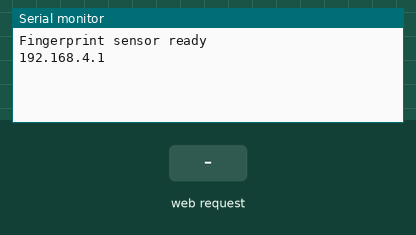
Simulated run of this sketch. Board: ESP32. On the bench: the last lines printed to the serial monitor. Inputs (shaded band) come from the test bench. WiFi joins after 1.5 s; servers stay silent unless stated; uploads are accepted with an empty reply.

Above: at 2.2 s.
2.3 s: HTTP request GET /send received
At 2.7 s:
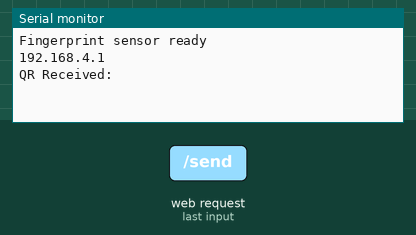
3.8 s: HTTP request GET /verify received
At 5.0 s:
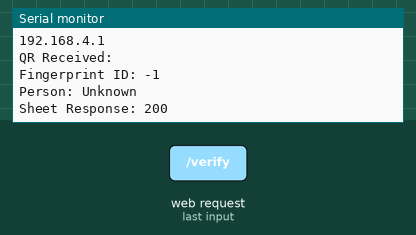

Measured:
- after the input at 2.3 s, the serial monitor: prints a new line at once (image 1)
- after the input at 3.8 s, the serial monitor: prints a new line after 0.06 s (image 2)

The sketch:

FP_PersonIdentification.ino
```cpp
#include <WiFi.h>
#include <WebServer.h>
#include <Adafruit_Fingerprint.h>
#include <HardwareSerial.h>
#include <HTTPClient.h>

// 🔷 WiFi credentials
const char* ssid = "ESP32_QR_SYSTEM";
const char* password = "12345678";

// Google Script URL
String scriptURL = "https://script.google.com/macros/s/AKfycbzY2jVLlR8Apm6hnHyC1VMxfvSn9kASynQOK2_QQXJyGLJKTth-q4RUa_mbJZqp01iT/exec";

WebServer server(80);

// 🔷 Fingerprint setup
HardwareSerial mySerial(2);
Adafruit_Fingerprint finger = Adafruit_Fingerprint(&mySerial);

// 🔷 Store QR ID
int qrID = -1;

// 🔷 Homepage
void handleRoot() {
  String page = R"rawliteral(
<!DOCTYPE html>
<html>
<head>
<meta name="viewport" content="width=device-width, initial-scale=1.0">

<style>
body {
  margin: 0;
  font-family: Arial, sans-serif;
  background: #000;
  height: 100vh;
  display: flex;
  justify-content: center;
  align-items: center;
}

.card {
  background: rgba(255, 255, 255, 0.08);
  backdrop-filter: blur(12px);
  -webkit-backdrop-filter: blur(12px);
  padding: 22px;
  border-radius: 16px;
  width: 300px;
  text-align: center;
  box-shadow: 0 0 25px rgba(99,102,241,0.25),
              0 10px 30px rgba(0,0,0,0.6);
  border: 1px solid rgba(255,255,255,0.2);
  color: white;
}

h2 {
  color: #fff;
}

p {
  color: rgba(255,255,255,0.85);
  font-size: 14px;
}

.status {
  background: rgba(255,255,255,0.1);
  padding: 10px;
  border-radius: 10px;
  margin: 15px 0;
  color: #fff;
  font-weight: 500;
}

button {
  width: 100%;
  padding: 12px;
  background: rgba(99,102,241,0.7);
  color: white;
  border: 1px solid rgba(255,255,255,0.2);
  border-radius: 12px;
  font-size: 16px;
  backdrop-filter: blur(5px);
  transition: 0.3s;
}

button:hover {
  background: rgba(99,102,241,1);
  transform: scale(1.05);
}

#result {
  margin-top: 15px;
  font-weight: 500;
  color: #fff;
}
</style>
</head>

<body>

<div class="card">
  <h2>Identity System</h2>
  <p>Scan QR Then Verify</p>

  <div class="status">
    QR ID: )rawliteral" + String(qrID == -1 ? "Not Scanned" : String(qrID)) + R"rawliteral(
  </div>

  <button onclick="verify()">Verify Fingerprint</button>

  <p id="result"></p>
</div>

<script>
function verify(){
  document.getElementById("result").innerHTML = "⏳ Scanning...";

  fetch('/verify')
  .then(res => res.text())
  .then(data => {
    document.getElementById("result").innerHTML = data;
  });
}
</script>

</body>
</html>
)rawliteral";

  server.send(200, "text/html", page);
}

// 🔷 QR Page
void handleQR() {
  String qrData = server.arg("qr");

  Serial.print("QR Received: ");
  Serial.println(qrData);

  qrID = qrData.toInt();

  String page = R"rawliteral(
<!DOCTYPE html>
<html>
<head>
<meta name="viewport" content="width=device-width, initial-scale=1.0">

<style>
body {
  margin: 0;
  font-family: Arial;
  background: #000;
  height: 100vh;
  display: flex;
  justify-content: center;
  align-items: center;
}

.card {
  background: rgba(255, 255, 255, 0.08);
  backdrop-filter: blur(12px);
  -webkit-backdrop-filter: blur(12px);
  padding: 25px;
  border-radius: 16px;
  width: 280px;
  text-align: center;
  box-shadow: 0 0 25px rgba(34,197,94,0.25),
              0 10px 30px rgba(0,0,0,0.6);
  border: 1px solid rgba(255,255,255,0.2);
  color: white;
}

.success {
  color: #22c55e;
  font-size: 18px;
  font-weight: bold;
}

p {
  color: rgba(255,255,255,0.85);
}
</style>

<script>
setTimeout(function(){
  window.location.href = "/";
}, 2000);
</script>

</head>

<body>

<div class="card">
  <h2 class="success">QR Received</h2>
  <p>ID Stored Successfully</p>
  <p>Redirecting...</p>
</div>

</body>
</html>
)rawliteral";

  server.send(200, "text/html", page);
}

// 🔷 Fingerprint verification
void handleVerify() {
  int fingerID = getFingerprintID();
  String name = getNameFromID(fingerID);

  Serial.print("Fingerprint ID: ");
  Serial.println(fingerID);
  Serial.print("Person: ");
  Serial.println(name);

  String result;
  String status;

  if (fingerID == qrID) {
    result = "<span style='color:#22c55e;font-weight:bold;'>"
         + name + " Identified ✅</span>";
    status = "MATCH";
  } else {
    result = "<span style='color:#ef4444;font-weight:bold;'>Identity Mismatch ❌</span>";
    status = "MISMATCH";
  }

  sendToSheet(qrID, fingerID, status, name);
  server.send(200, "text/html", result);
}

// 🔷 Fingerprint function
int getFingerprintID() {
  int p = finger.getImage();
  if (p != FINGERPRINT_OK) return -1;

  p = finger.image2Tz();
  if (p != FINGERPRINT_OK) return -1;

  p = finger.fingerFastSearch();
  if (p != FINGERPRINT_OK) return -1;

  return finger.fingerID;
}

void setup() {
  Serial.begin(115200);

  mySerial.begin(57600, SERIAL_8N1, 16, 17);
  finger.begin(57600);

  if (finger.verifyPassword()) {
    Serial.println("Fingerprint sensor ready");
  } else {
    Serial.println("Fingerprint sensor error");
  }

  WiFi.mode(WIFI_AP_STA);
  WiFi.begin("5G", "1234567890");
  WiFi.softAP(ssid, password);

  Serial.println(WiFi.softAPIP());

  server.on("/", handleRoot);
  server.on("/send", handleQR);
  server.on("/verify", handleVerify);

  server.begin();
}

// 🔷 Send to Google Sheets
void sendToSheet(int qr, int fid, String status, String name) {
  if (WiFi.status() == WL_CONNECTED) {
    HTTPClient http;

    String url = scriptURL +
                 "?qr=" + String(qr) +
                 "&fid=" + String(fid) +
                 "&name=" + name +
                 "&status=" + status;

    http.begin(url);
    http.setFollowRedirects(HTTPC_STRICT_FOLLOW_REDIRECTS);

    int httpCode = http.GET();
    Serial.println("Sheet Response: " + String(httpCode));

    http.end();
  }
}

// Used for Name ID mapping
String getNameFromID(int id) {
  switch(id) {
    case 1: return "Vipul Pawar";
    case 2: return "Rahul Sharma";
    case 3: return "Amit Patil";
    case 4: return "Sneha Joshi";
    default: return "Unknown";
  }
}

void loop() {
  server.handleClient();
}
```
